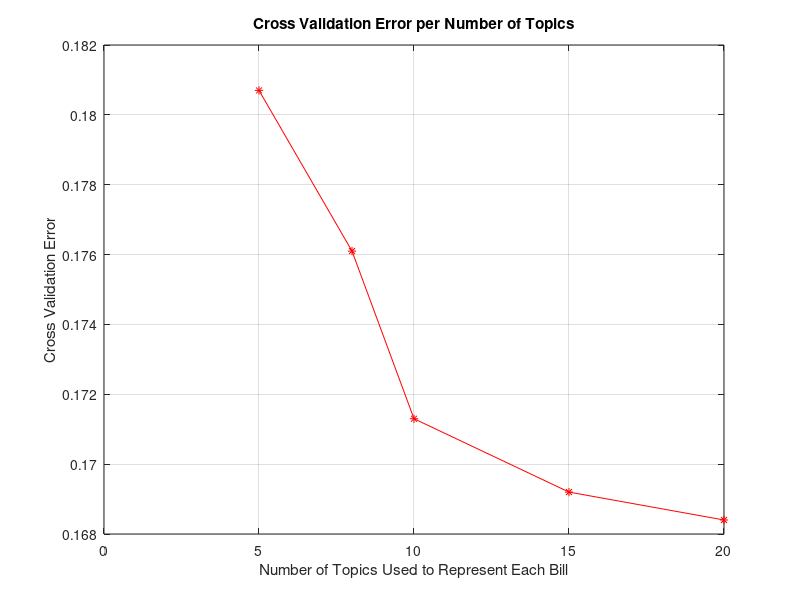

Write MATLAB code to recreate this figure.
function graph_cv_K()

y=[0.1807,0.1761,0.1713,0.1692,0.168401312705];
x=[5,8,10,15,20];
plot(x,y,'-*r');
ylabel('Cross Validation Error');
title('Cross Validation Error per Number of Topics');
xlabel('Number of Topics Used to Represent Each Bill');
grid on;

saveas(gcf, 'cv_K.fig');

close all;


end